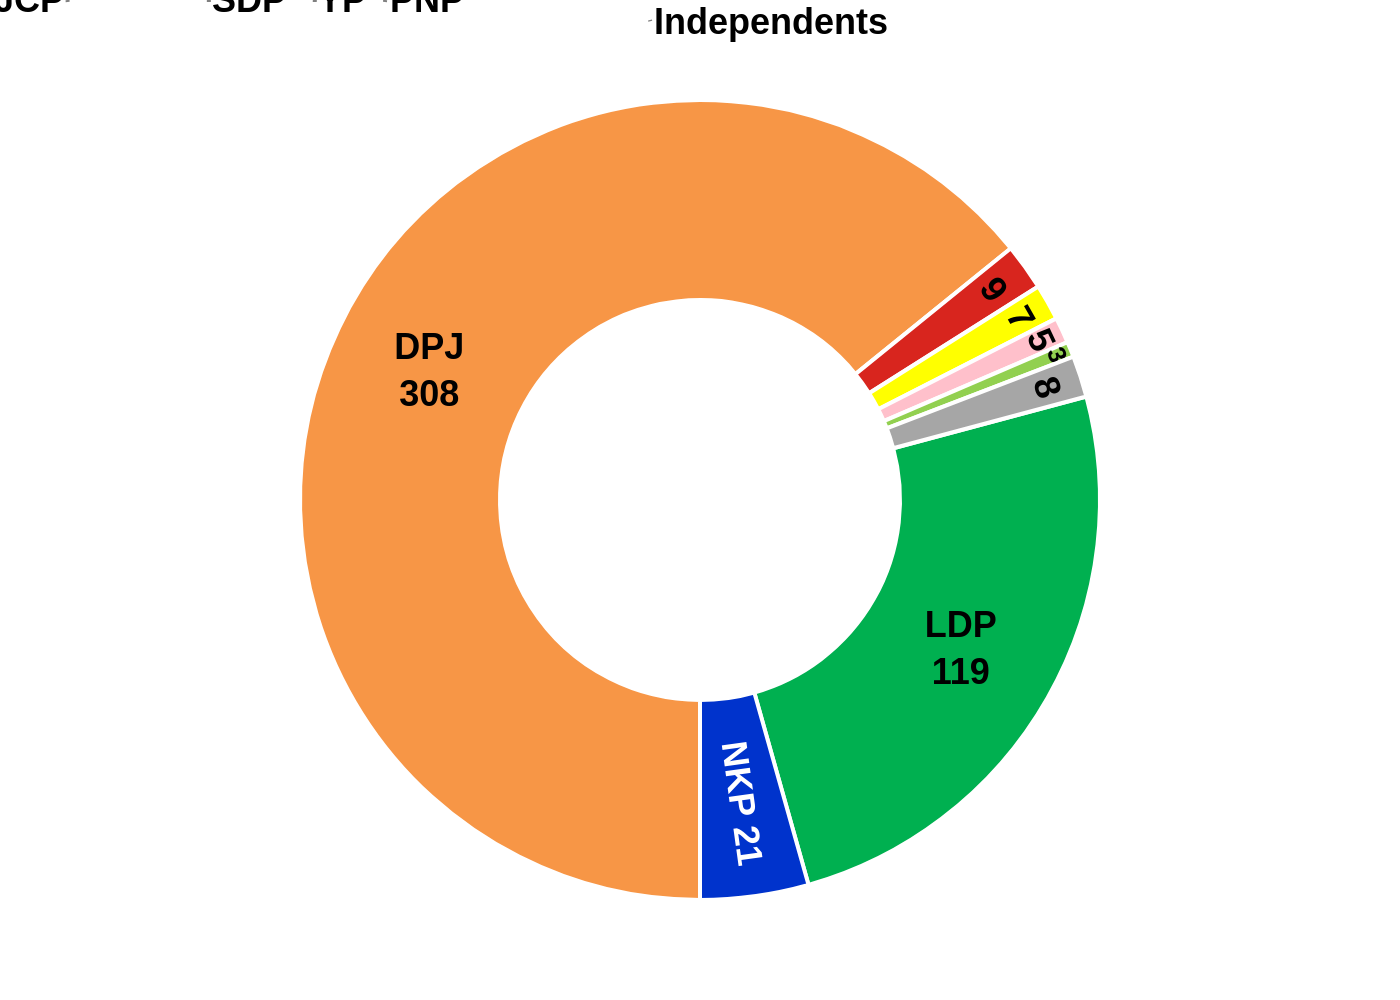

Reproduce this figure in Python.
import sys
import json
import plotly.graph_objects as go
import math

if len(sys.argv) != 2:
    print("Usage: python <script_name>.py <json_file_path>")
    sys.exit(1)

json_file_path = sys.argv[1]

with open(json_file_path, 'r', encoding='utf-8') as f:
    config = json.load(f)

chart_data = config['chart_data']
colors = config['colors']
texts_data = config['texts']

labels = [d['label'] for d in chart_data]
values = [d['value'] for d in chart_data]
total_value = sum(values)

text_list = []
text_font_colors = []
outside_label_indices = []

for i, d in enumerate(chart_data):
    label = d['label']
    value = d['value']
    style = d.get('label_style', 'default')

    if style == 'inside_multiline':
        text_list.append(f"<b>{label}<br>{value}</b>")
    elif style == 'inside_singleline':
        text_list.append(f"<b>{label} {value}</b>")
    else:
        text_list.append(f"<b>{value}</b>")

    if style in ['outside', 'outside_special']:
        outside_label_indices.append(i)

    if label == 'NKP':
        text_font_colors.append('white')
    else:
        text_font_colors.append('black')

fig = go.Figure(data=[go.Pie(
    labels=labels,
    values=values,
    hole=0.5,
    marker=dict(colors=colors, line=dict(color='white', width=2)),
    text=text_list,
    textinfo='text',
    textposition='inside',
    insidetextfont=dict(family="Arial", size=18, color=text_font_colors),
    hoverinfo='label+percent',
    sort=False,
    direction='clockwise',
    rotation=75
)])

annotations = []
start_angle_deg = 75
current_angle_deg = start_angle_deg

for i in range(len(values)):
    slice_angle_deg = (values[i] / total_value) * 360
    mid_angle_deg = current_angle_deg - (slice_angle_deg / 2)

    if i in outside_label_indices:
        label_text = labels[i]
        style = chart_data[i].get('label_style')
        mid_angle_rad = math.radians(mid_angle_deg)

        arrow_r = 0.65
        ax_pos = arrow_r * math.cos(mid_angle_rad)
        ay_pos = arrow_r * math.sin(mid_angle_rad)

        if style == 'outside_special' and label_text == 'Independents':
            x_pos, y_pos = 0.45, 1.1
            align, xanchor = 'left', 'left'
        else:
            label_r = 1.35
            x_pos = label_r * math.cos(mid_angle_rad)
            y_pos = label_r * math.sin(mid_angle_rad)
            align = 'right' if x_pos < 0 else 'left'
            xanchor = 'right' if x_pos < 0 else 'left'

        annotations.append(go.layout.Annotation(
            x=x_pos, y=y_pos,
            text=f"<b>{label_text}</b>",
            showarrow=True, arrowhead=0,
            ax=ax_pos, ay=ay_pos,
            arrowcolor="#808080", arrowwidth=2,
            font=dict(family="Arial", size=18, color="black"),
            align=align, xanchor=xanchor
        ))
    current_angle_deg -= slice_angle_deg

fig.update_layout(
    showlegend=False,
    font=dict(family="Arial"),
    margin=dict(l=100, r=100, t=50, b=50),
    annotations=annotations,
    paper_bgcolor='white',
    plot_bgcolor='white',
    xaxis=dict(range=[-1.5, 1.5], visible=False),
    yaxis=dict(range=[-1.5, 1.5], visible=False, scaleanchor="x", scaleratio=1)
)

base_filename = json_file_path.rsplit('.', 1)[0]
output_filename = f"{base_filename}.png"

fig.write_image(output_filename, scale=2)

print(f"Chart saved to {output_filename}")
